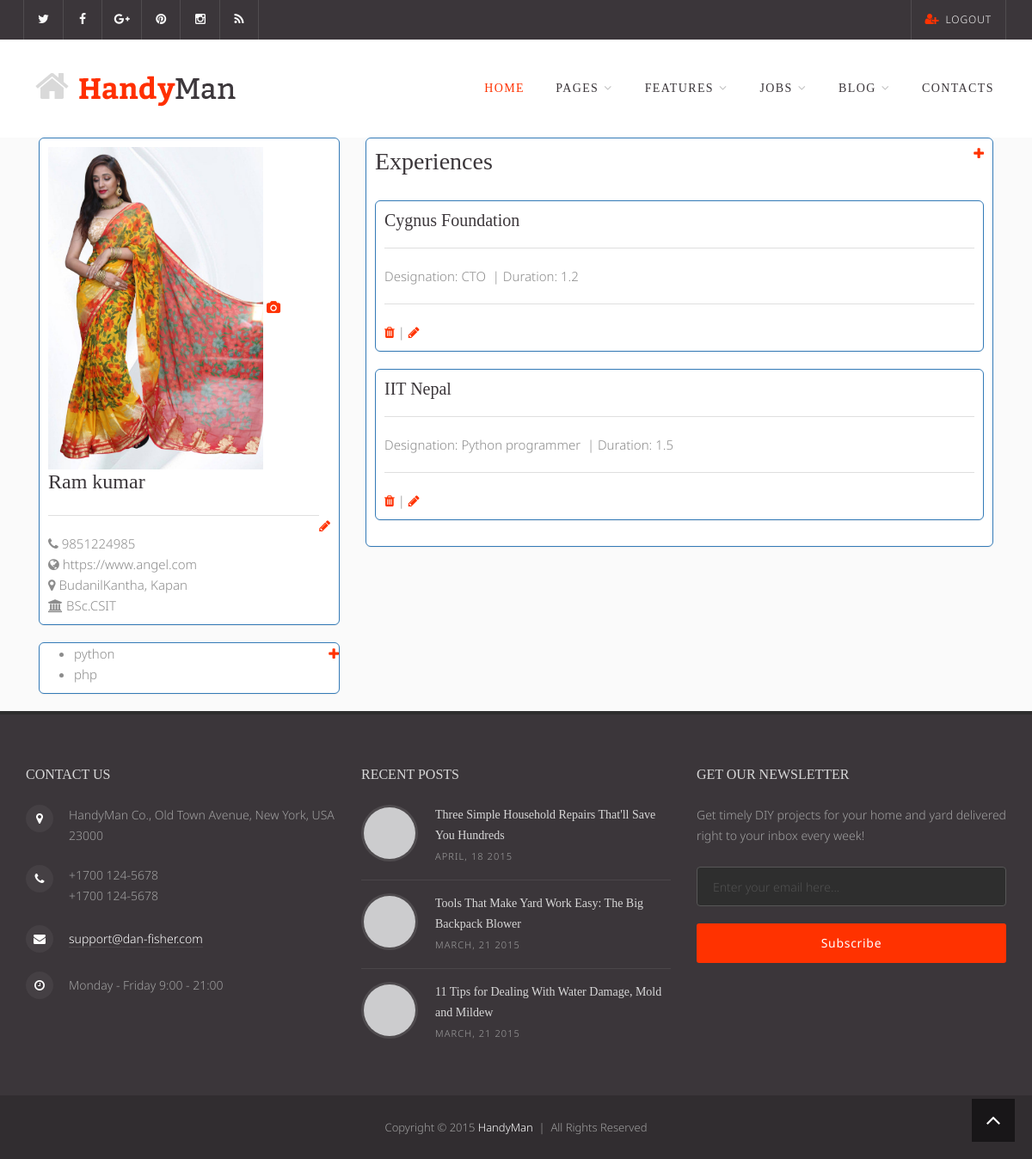
Before: /employee/dashbaord/ (signed in) with the older database file.
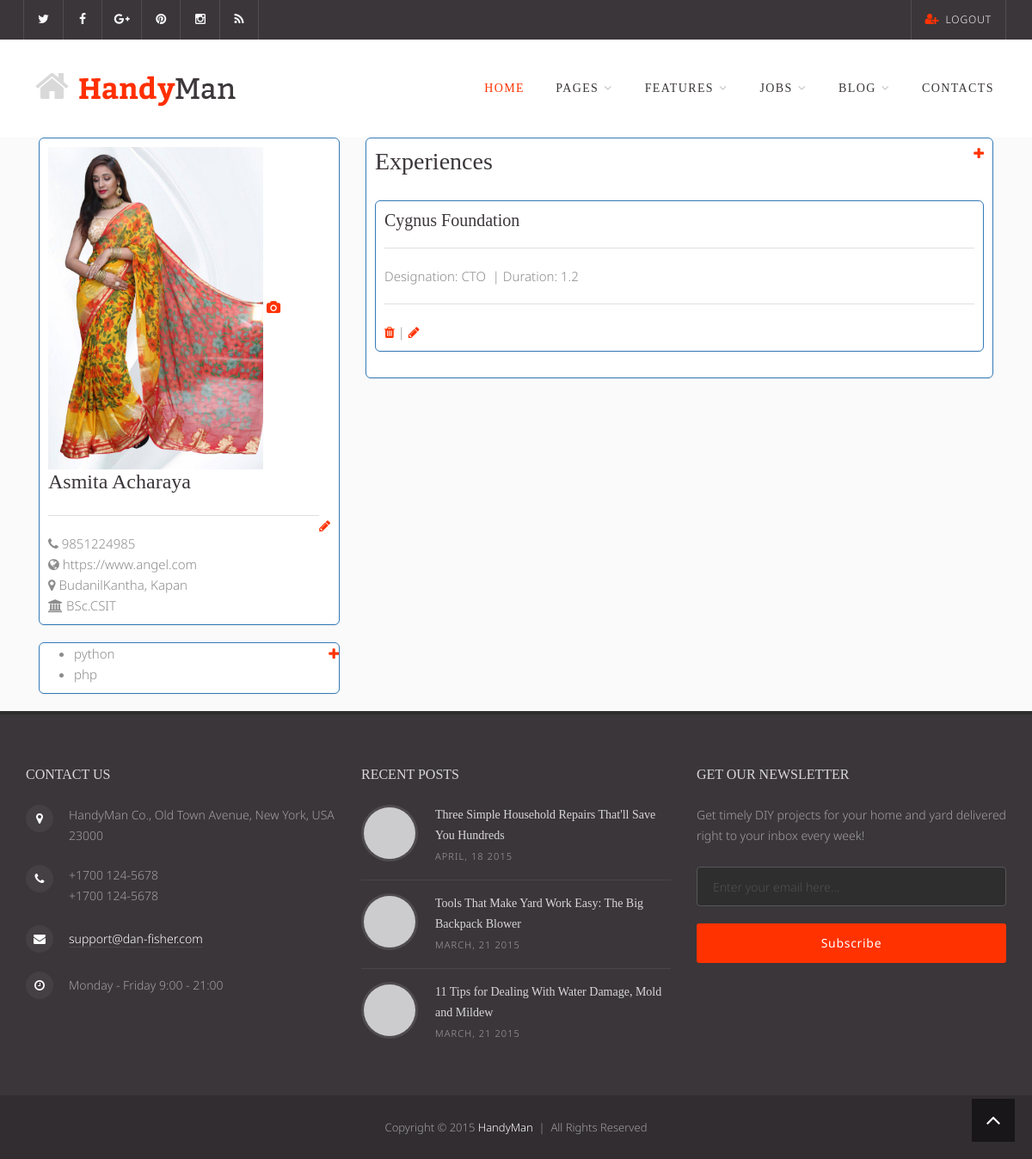
After: the same page with the newer database file.
### employee/models.py (models this page shows, shortened)
class Employee(models.Model):
    fullname = models.CharField(max_length=30)
    profile_img = models.ImageField(upload_to='profile/')
    contact_no = models.CharField(max_length=14,unique=True)
    address = models.CharField(max_length=100,null=True,blank=True)
    qualification = models.CharField(max_length=100)
    website = models.URLField(unique=True,null=True,blank=True)
    user = models.OneToOneField(User,on_delete=models.CASCADE)
    class Meta:
        db_table = 'employee'

class Skill(models.Model):
    title = models.CharField(max_length=100)
    employee = models.ForeignKey(Employee,on_delete=models.CASCADE)
    class Meta:
        db_table ='skill'

class Experience(models.Model):
    company_name = models.CharField(max_length=100)
    duration = models.DecimalField(decimal_places=1,max_digits=3)
    designation = models.CharField(max_length=50)
    employee = models.ForeignKey(Employee,on_delete=models.CASCADE)
    class Meta:
        db_table = 'experience'

### employee/views.py (the view)
# urls.py: path('dashbaord/',views.dashbaord,name='company_dashboard')
def dashbaord(request):
    e = Employee.objects.get(user_id=request.user.id)
    x = EmployeEditForm(request.POST or None,instance=e)
    iform = EmployeImageEditForm(request.POST or None,request.FILES or None,instance=e)
    exp = ExperineceForm(request.POST or None)
    experinces = Experience.objects.filter(employee_id = getCurrentlyLogInEmployeeId(request.user.id))
    skillform = SkillForm(request.POST or None)
    skill = Skill.objects.filter(employee_id = getCurrentlyLogInEmployeeId(request.user.id))
    if skillform.is_valid():
        data = skillform.save(commit=False)
        data.employee_id = getCurrentlyLogInEmployeeId(request.user.id)
        data.save()
        return redirect('employee_dashboard')
    if exp.is_valid():
        data = exp.save(commit=False)
        data.employee_id =getCurrentlyLogInEmployeeId(request.user.id)
        data.save()
        return redirect('employee_dashboard')
    if x.is_valid():
        x.save()
        return redirect('employee_dashboard')
    if iform.is_valid():
        iform.save()
        return redirect('employee_dashboard')
    context = {
        'emp':e,
        'eform':x,
        'iform':iform,
        'expform':exp,
        'exp':experinces,
        'skillform':skillform,
        'skill':skill,
    }
    return render(request,'employee_dashboard.html',context)

### employee/forms.py
class EmployeEditForm(forms.ModelForm):
    fullname = forms.CharField(widget=forms.TextInput(attrs={'class':'form-control'}))
    contact_no = forms.CharField(widget=forms.TextInput(attrs={'class': 'form-control'}))
    address = forms.CharField(widget=forms.TextInput(attrs={'class': 'form-control'}))
    qualification = forms.CharField(widget=forms.TextInput(attrs={'class': 'form-control'}))
    website = forms.URLField(widget=forms.URLInput(attrs={'class': 'form-control'}))
    class Meta:
        model=Employee
        exclude = ['user','profile_img']

class EmployeImageEditForm(forms.ModelForm):
    class Meta:
        model=Employee
        fields = ['profile_img']

### employee/views.py (called while the page is built)
def getCurrentlyLogInEmployeeId(id):
    e = Employee.objects.get(user_id=id)
    return e.id

### templates/employee_dashboard.html (shortened to what this page needs)
{% extends 'master.html'  %}
{% block 'content' %}
  <div class="container">
       <div class="col-md-4">
            <div class="panel panel-primary" style="padding:10px;">
                <img src="{{MEDIA_URL}}{{emp.profile_img.url}}" style="width:250px;height:auto;">
                <a href="#" data-target="#editimage" data-toggle="modal"><i class="fa fa-camera"></i></a>
                <h4>{{emp.fullname}}</h4>
                <a href="#" style="float:right;" data-toggle="modal" data-target="#editprofile"><i class="fa fa-pencil"></i> </a>
                <hr/>
                <i class="fa fa-phone"></i>&nbsp;{{emp.contact_no}}<br/>
                <i class="fa fa-globe"></i>&nbsp;{{emp.website}}<br/>
                <i class="fa fa-map-marker"></i>&nbsp;{{emp.address}}<br/>
                <i class="fa fa-university"></i>&nbsp;{{emp.qualification}}
            </div>
           <div class="panel panel-primary">
               <a href="#" style="float:right;" data-target="#addskill" data-toggle="modal"><i class="fa fa-plus"></i> </a>
               <ul>
                   {% for s in skill %}
                        <li>{{s.title}}</li>
                   {% endfor %}
               </ul>
           </div>
       </div>
      <div class="col-md-8">
            <div class="panel panel-primary" style="padding:10px;">
                <a href="#" data-toggle="modal" data-target="#addexp"><i class="fa fa-plus" style="float:right;"></i></a>
                <h3>Experiences</h3>
                {% for e in exp %}
                <div class="panel panel-primary" style="padding:10px;">
                    <h5>{{e.company_name}}</h5>
                    <hr/>
                    <span>Designation: {{e.designation}}</span> &nbsp;| <span>Duration: {{e.duration}}</span>
                    <hr/>
                    <a href="{% url 'exp_del' e.id %}"><i class="fa fa-trash"></i> </a> | <a href="{% url 'exp_edit' e.id %}"><i class="fa fa-pencil"></i> </a>
                </div>
                {% endfor %}
            </div>
      </div>
  </div>
  {% endblock %}

Changed rows visible on the page:
removed Experience: company_name "IIT Nepal", designation "Python programmer", duration "1.5"
changed Employee "https://www.angel.com": fullname "Ram kumar" → "Asmita Acharaya"
